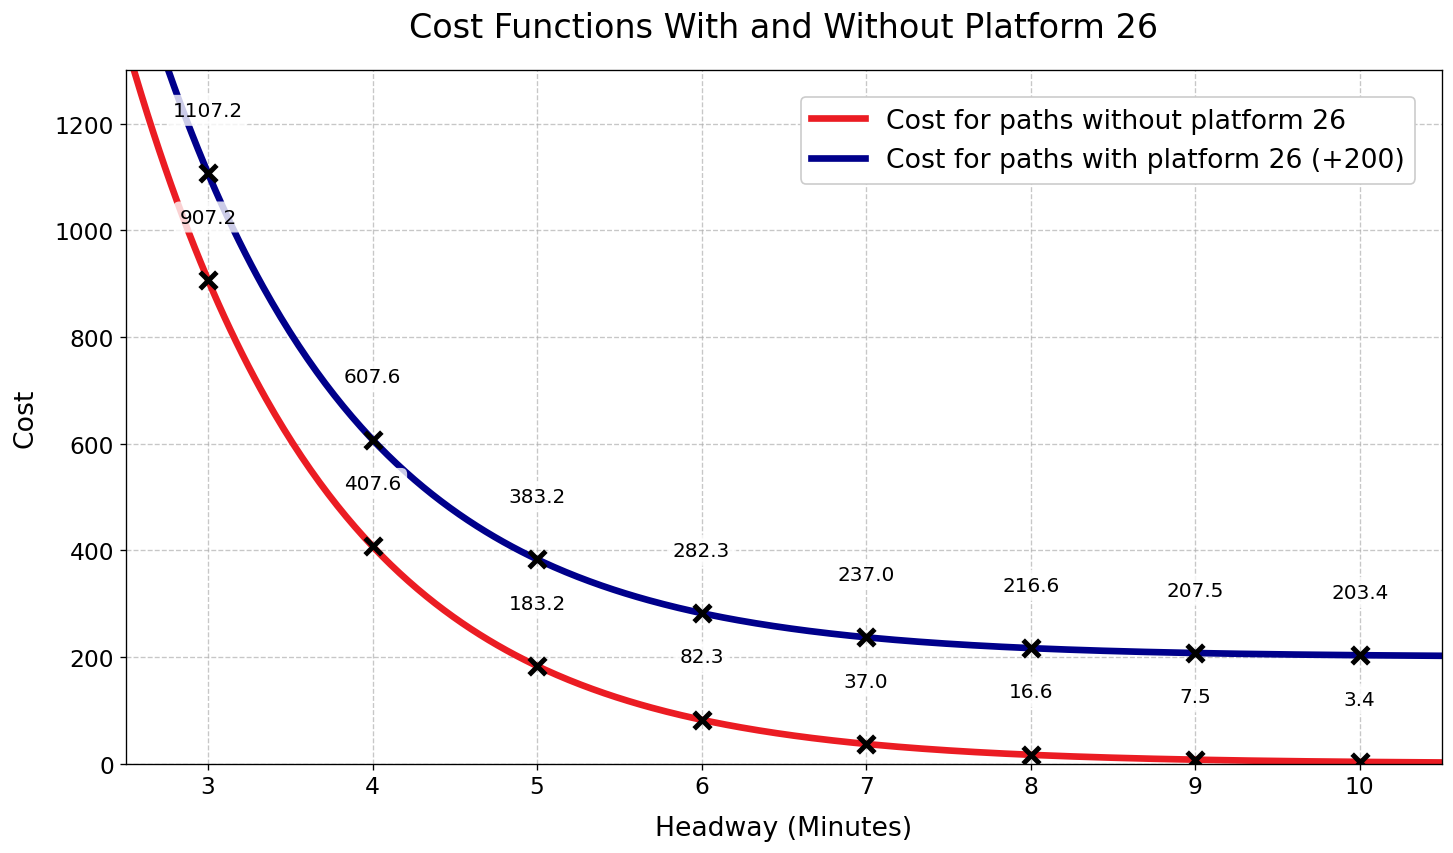

Generate this figure with Python:
import numpy as np
import matplotlib.pyplot as plt

#Exponential decay function for cost
def f(x):
    return np.exp(-4/5 * x) * 10000

x_values = np.linspace(2, 11, 500)
y_values = f(x_values)
y_values_plus200 = y_values + 200  # New curve: original + 200
x_ticks = np.arange(3, 11, 1)  # Integer x-values from 3 to 10

plt.figure(figsize=(12, 7), constrained_layout=True)

# Plot both smooth curves
plt.plot(x_values, y_values, 
         label=r'Cost for paths without platform 26', 
         linewidth=4, 
         color="#EB1C23")  # DSB red

plt.plot(x_values, y_values_plus200, 
         label=r'Cost for paths with platform 26 (+200)', 
         linewidth=4, 
         color="darkblue")   

# Add X markers for BOTH curves
plt.scatter(x_ticks, f(x_ticks), 
            marker='x', 
            color='black', 
            s=100,
            linewidths=3,
            zorder=5)

plt.scatter(x_ticks, f(x_ticks) + 200, 
            marker='x', 
            color='black', 
            s=100,
            linewidths=3,
            zorder=5)

plt.title('Cost Functions With and Without Platform 26', pad=20, fontsize=20)
plt.xlabel('Headway (Minutes)', labelpad=10, fontsize=16)
plt.ylabel('Cost', labelpad=10, fontsize=16)
plt.xlim(2.5, 10.5)
plt.ylim(0, 1300)  
plt.xticks(x_ticks)
plt.xticks(fontsize=14)
plt.yticks(fontsize=14)
plt.grid(True, which='both', linestyle='--', alpha=0.7)

# Annotate both sets of points
for x in x_ticks:
    y = f(x)
    # Original curve annotations
    plt.text(x, y + 100, f'{y:.1f}', 
             ha='center', 
             va='bottom', 
             fontsize=12,
             bbox=dict(facecolor='white', alpha=0.8, edgecolor='none', boxstyle='round,pad=0.3'))
    
    # +200 curve annotations
    plt.text(x, y + 300, f'{y+200:.1f}', 
             ha='center', 
             va='bottom', 
             fontsize=12,
             bbox=dict(facecolor='white', alpha=0.8, edgecolor='none', boxstyle='round,pad=0.3'))

plt.legend(loc='upper right', 
           bbox_to_anchor=(1, 1), 
           borderaxespad=1.,
           fontsize=16,
           framealpha=1)

plt.savefig('headway_comparison.png', dpi=120, bbox_inches='tight')
plt.close()
